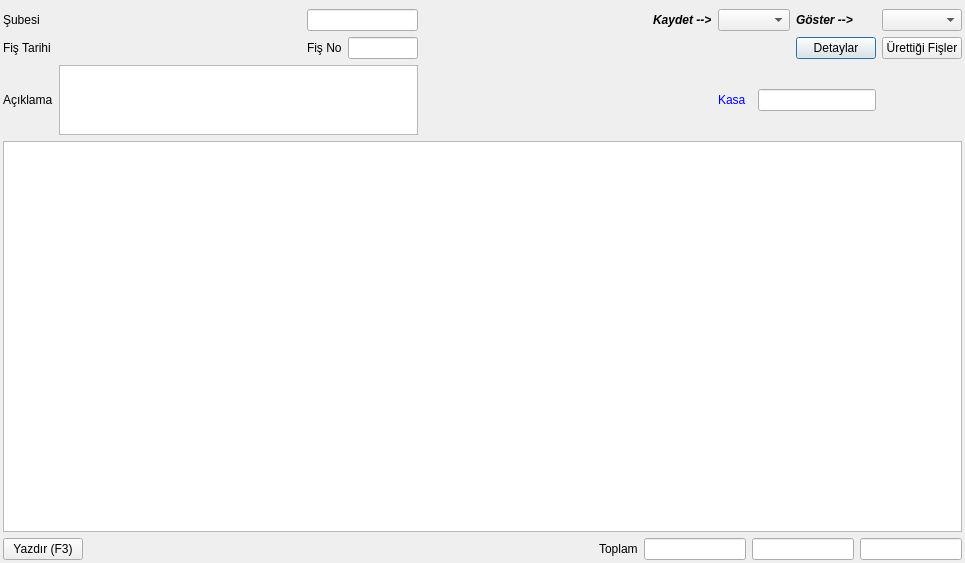
<?xml version="1.0" encoding="UTF-8"?>
<ui version="4.0">
 <class>PRK_PERAKENDE_FISI</class>
 <widget class="QDialog" name="PRK_PERAKENDE_FISI">
  <property name="geometry">
   <rect>
    <x>0</x>
    <y>0</y>
    <width>965</width>
    <height>563</height>
   </rect>
  </property>
  <property name="sizePolicy">
   <sizepolicy hsizetype="Expanding" vsizetype="Expanding">
    <horstretch>5</horstretch>
    <verstretch>0</verstretch>
   </sizepolicy>
  </property>
  <property name="windowTitle">
   <string>Dialog</string>
  </property>
  <layout class="QGridLayout" name="gridLayout_3" rowstretch="5,30,90,10">
   <property name="margin">
    <number>3</number>
   </property>
   <item row="0" column="0">
    <widget class="QWidget" name="kernel_buttons_widget" native="true">
     <property name="sizePolicy">
      <sizepolicy hsizetype="Expanding" vsizetype="Fixed">
       <horstretch>0</horstretch>
       <verstretch>0</verstretch>
      </sizepolicy>
     </property>
    </widget>
   </item>
   <item row="1" column="0">
    <layout class="QGridLayout" name="gridLayout" rowstretch="0,1,2" columnstretch="1,15,1,8,10,15,1,1,5,1,5">
     <item row="0" column="0">
      <widget class="QLabel" name="label_subesi">
       <property name="sizePolicy">
        <sizepolicy hsizetype="Fixed" vsizetype="Fixed">
         <horstretch>0</horstretch>
         <verstretch>0</verstretch>
        </sizepolicy>
       </property>
       <property name="text">
        <string>Şubesi</string>
       </property>
      </widget>
     </item>
     <item row="0" column="1">
      <widget class="QSearchEdit" name="searchEdit_sube_kodu" native="true">
       <property name="whatsThis">
        <string>Arama widget. </string>
       </property>
       <property name="QSearchEdit" stdset="0">
        <rect>
         <x>0</x>
         <y>0</y>
         <width>100</width>
         <height>100</height>
        </rect>
       </property>
      </widget>
     </item>
     <item row="0" column="2" colspan="2">
      <widget class="QLineEdit" name="lineEdit_sube_ismi">
       <property name="readOnly">
        <bool>true</bool>
       </property>
      </widget>
     </item>
     <item row="1" column="0">
      <widget class="QLabel" name="label_4">
       <property name="sizePolicy">
        <sizepolicy hsizetype="Fixed" vsizetype="Fixed">
         <horstretch>0</horstretch>
         <verstretch>0</verstretch>
        </sizepolicy>
       </property>
       <property name="text">
        <string>Fiş Tarihi</string>
       </property>
      </widget>
     </item>
     <item row="1" column="1">
      <widget class="QAdakDate" name="adakDate_fis_tarihi" native="true">
       <property name="sizePolicy">
        <sizepolicy hsizetype="Fixed" vsizetype="Fixed">
         <horstretch>0</horstretch>
         <verstretch>0</verstretch>
        </sizepolicy>
       </property>
       <property name="minimumSize">
        <size>
         <width>242</width>
         <height>0</height>
        </size>
       </property>
       <property name="whatsThis">
        <string>Tarih WidgetÄ± </string>
       </property>
       <property name="QAdakDate" stdset="0">
        <rect>
         <x>0</x>
         <y>0</y>
         <width>100</width>
         <height>100</height>
        </rect>
       </property>
      </widget>
     </item>
     <item row="1" column="2">
      <widget class="QLabel" name="label">
       <property name="sizePolicy">
        <sizepolicy hsizetype="Fixed" vsizetype="Fixed">
         <horstretch>0</horstretch>
         <verstretch>0</verstretch>
        </sizepolicy>
       </property>
       <property name="text">
        <string>Fiş No</string>
       </property>
      </widget>
     </item>
     <item row="1" column="3">
      <widget class="QLineEdit" name="lineEdit_fis_no"/>
     </item>
     <item row="2" column="0">
      <widget class="QLabel" name="label_5">
       <property name="sizePolicy">
        <sizepolicy hsizetype="Fixed" vsizetype="Fixed">
         <horstretch>0</horstretch>
         <verstretch>0</verstretch>
        </sizepolicy>
       </property>
       <property name="text">
        <string>Açıklama</string>
       </property>
      </widget>
     </item>
     <item row="2" column="1" colspan="3">
      <widget class="QLimitedTextEdit" name="limitedTextEdit_aciklama">
       <property name="maximumSize">
        <size>
         <width>16777215</width>
         <height>70</height>
        </size>
       </property>
      </widget>
     </item>
     <item row="2" column="7">
      <spacer name="horizontalSpacer_5">
       <property name="orientation">
        <enum>Qt::Horizontal</enum>
       </property>
       <property name="sizeHint" stdset="0">
        <size>
         <width>40</width>
         <height>20</height>
        </size>
       </property>
      </spacer>
     </item>
     <item row="1" column="4">
      <spacer name="horizontalSpacer_2">
       <property name="orientation">
        <enum>Qt::Horizontal</enum>
       </property>
       <property name="sizeHint" stdset="0">
        <size>
         <width>40</width>
         <height>20</height>
        </size>
       </property>
      </spacer>
     </item>
     <item row="1" column="5">
      <spacer name="horizontalSpacer_3">
       <property name="orientation">
        <enum>Qt::Horizontal</enum>
       </property>
       <property name="sizeHint" stdset="0">
        <size>
         <width>40</width>
         <height>20</height>
        </size>
       </property>
      </spacer>
     </item>
     <item row="0" column="10">
      <widget class="QComboBox" name="comboBox_fis_filtresi">
       <property name="sizePolicy">
        <sizepolicy hsizetype="Minimum" vsizetype="Fixed">
         <horstretch>0</horstretch>
         <verstretch>0</verstretch>
        </sizepolicy>
       </property>
      </widget>
     </item>
     <item row="2" column="6">
      <spacer name="horizontalSpacer_7">
       <property name="orientation">
        <enum>Qt::Horizontal</enum>
       </property>
       <property name="sizeHint" stdset="0">
        <size>
         <width>40</width>
         <height>20</height>
        </size>
       </property>
      </spacer>
     </item>
     <item row="0" column="9">
      <widget class="QLabel" name="label_fis_filtresi">
       <property name="sizePolicy">
        <sizepolicy hsizetype="Fixed" vsizetype="Fixed">
         <horstretch>0</horstretch>
         <verstretch>0</verstretch>
        </sizepolicy>
       </property>
       <property name="font">
        <font>
         <weight>75</weight>
         <italic>true</italic>
         <bold>true</bold>
        </font>
       </property>
       <property name="text">
        <string>Göster --&gt;</string>
       </property>
      </widget>
     </item>
     <item row="0" column="7">
      <widget class="QLabel" name="label_sirket">
       <property name="sizePolicy">
        <sizepolicy hsizetype="Fixed" vsizetype="Fixed">
         <horstretch>0</horstretch>
         <verstretch>0</verstretch>
        </sizepolicy>
       </property>
       <property name="font">
        <font>
         <weight>75</weight>
         <italic>true</italic>
         <bold>true</bold>
        </font>
       </property>
       <property name="text">
        <string>Kaydet --&gt;</string>
       </property>
      </widget>
     </item>
     <item row="0" column="8">
      <widget class="QComboBox" name="comboBox_sirket">
       <property name="sizePolicy">
        <sizepolicy hsizetype="Minimum" vsizetype="Fixed">
         <horstretch>0</horstretch>
         <verstretch>0</verstretch>
        </sizepolicy>
       </property>
      </widget>
     </item>
     <item row="2" column="8" colspan="2">
      <layout class="QGridLayout" name="gridLayout_4">
       <item row="0" column="0">
        <widget class="QLabel" name="label_6">
         <property name="sizePolicy">
          <sizepolicy hsizetype="Fixed" vsizetype="Fixed">
           <horstretch>0</horstretch>
           <verstretch>0</verstretch>
          </sizepolicy>
         </property>
         <property name="layoutDirection">
          <enum>Qt::LeftToRight</enum>
         </property>
         <property name="styleSheet">
          <string notr="true">color: rgb(0, 0, 255);</string>
         </property>
         <property name="text">
          <string>Kasa  </string>
         </property>
         <property name="alignment">
          <set>Qt::AlignRight|Qt::AlignTrailing|Qt::AlignVCenter</set>
         </property>
        </widget>
       </item>
       <item row="0" column="1">
        <widget class="QCommaEdit" name="commaEdit_kasa_mevcudu">
         <property name="focusPolicy">
          <enum>Qt::NoFocus</enum>
         </property>
         <property name="whatsThis">
          <string>Sayilari formatina(Or:1,000,234.50) donusturur. </string>
         </property>
         <property name="QCommaEdit" stdset="0">
          <rect>
           <x>0</x>
           <y>0</y>
           <width>100</width>
           <height>100</height>
          </rect>
         </property>
        </widget>
       </item>
      </layout>
     </item>
     <item row="1" column="9">
      <widget class="QPushButton" name="pushButton_detaylar">
       <property name="text">
        <string>Detaylar</string>
       </property>
      </widget>
     </item>
     <item row="1" column="10">
      <widget class="QPushButton" name="pushButton_urettigi_fisler">
       <property name="text">
        <string>Ürettiği Fişler</string>
       </property>
      </widget>
     </item>
    </layout>
   </item>
   <item row="2" column="0">
    <widget class="QTableWidget" name="tablewidget_fis_satirlari"/>
   </item>
   <item row="3" column="0">
    <layout class="QGridLayout" name="gridLayout_2" columnstretch="5,50,10,10,10,10">
     <item row="0" column="2">
      <widget class="QLabel" name="label_8">
       <property name="sizePolicy">
        <sizepolicy hsizetype="Fixed" vsizetype="Fixed">
         <horstretch>0</horstretch>
         <verstretch>0</verstretch>
        </sizepolicy>
       </property>
       <property name="text">
        <string>Toplam</string>
       </property>
      </widget>
     </item>
     <item row="0" column="1">
      <spacer name="horizontalSpacer">
       <property name="orientation">
        <enum>Qt::Horizontal</enum>
       </property>
       <property name="sizeHint" stdset="0">
        <size>
         <width>40</width>
         <height>20</height>
        </size>
       </property>
      </spacer>
     </item>
     <item row="0" column="3">
      <widget class="QCommaEdit" name="commaEdit_kdv_haric_toplam">
       <property name="whatsThis">
        <string>Sayilari formatina(Or:1,000,234.50) donusturur. </string>
       </property>
       <property name="readOnly">
        <bool>true</bool>
       </property>
       <property name="QCommaEdit" stdset="0">
        <rect>
         <x>0</x>
         <y>0</y>
         <width>100</width>
         <height>100</height>
        </rect>
       </property>
      </widget>
     </item>
     <item row="0" column="5">
      <widget class="QCommaEdit" name="commaEdit_kdv_dahil_toplam">
       <property name="whatsThis">
        <string>Sayilari formatina(Or:1,000,234.50) donusturur. </string>
       </property>
       <property name="readOnly">
        <bool>true</bool>
       </property>
       <property name="QCommaEdit" stdset="0">
        <rect>
         <x>0</x>
         <y>0</y>
         <width>100</width>
         <height>100</height>
        </rect>
       </property>
      </widget>
     </item>
     <item row="0" column="4">
      <widget class="QCommaEdit" name="commaEdit_kdv_toplam">
       <property name="whatsThis">
        <string>Sayilari formatina(Or:1,000,234.50) donusturur. </string>
       </property>
       <property name="readOnly">
        <bool>true</bool>
       </property>
       <property name="QCommaEdit" stdset="0">
        <rect>
         <x>0</x>
         <y>0</y>
         <width>100</width>
         <height>100</height>
        </rect>
       </property>
      </widget>
     </item>
     <item row="0" column="0">
      <widget class="QPushButton" name="pushButton_yazdir">
       <property name="text">
        <string>Yazdır (F3)</string>
       </property>
       <property name="icon">
        <iconset>
         <normaloff>../E9_ICONS/yazdir_ikonu.png</normaloff>../E9_ICONS/yazdir_ikonu.png</iconset>
       </property>
       <property name="iconSize">
        <size>
         <width>40</width>
         <height>40</height>
        </size>
       </property>
      </widget>
     </item>
    </layout>
   </item>
  </layout>
 </widget>
 <customwidgets>
  <customwidget>
   <class>QAdakDate</class>
   <extends>QWidget</extends>
   <header>QAdakDate.h</header>
  </customwidget>
  <customwidget>
   <class>QCommaEdit</class>
   <extends>QLineEdit</extends>
   <header>QCommaEdit.h</header>
  </customwidget>
  <customwidget>
   <class>QLimitedTextEdit</class>
   <extends>QTextEdit</extends>
   <header>QLimitedTextEdit.h</header>
  </customwidget>
  <customwidget>
   <class>QSearchEdit</class>
   <extends>QWidget</extends>
   <header>QSearchEdit.h</header>
  </customwidget>
 </customwidgets>
 <tabstops>
  <tabstop>searchEdit_sube_kodu</tabstop>
  <tabstop>lineEdit_sube_ismi</tabstop>
  <tabstop>adakDate_fis_tarihi</tabstop>
  <tabstop>lineEdit_fis_no</tabstop>
  <tabstop>limitedTextEdit_aciklama</tabstop>
  <tabstop>tablewidget_fis_satirlari</tabstop>
  <tabstop>commaEdit_kdv_haric_toplam</tabstop>
  <tabstop>commaEdit_kdv_toplam</tabstop>
  <tabstop>commaEdit_kdv_dahil_toplam</tabstop>
  <tabstop>pushButton_yazdir</tabstop>
 </tabstops>
 <resources/>
 <connections/>
</ui>
